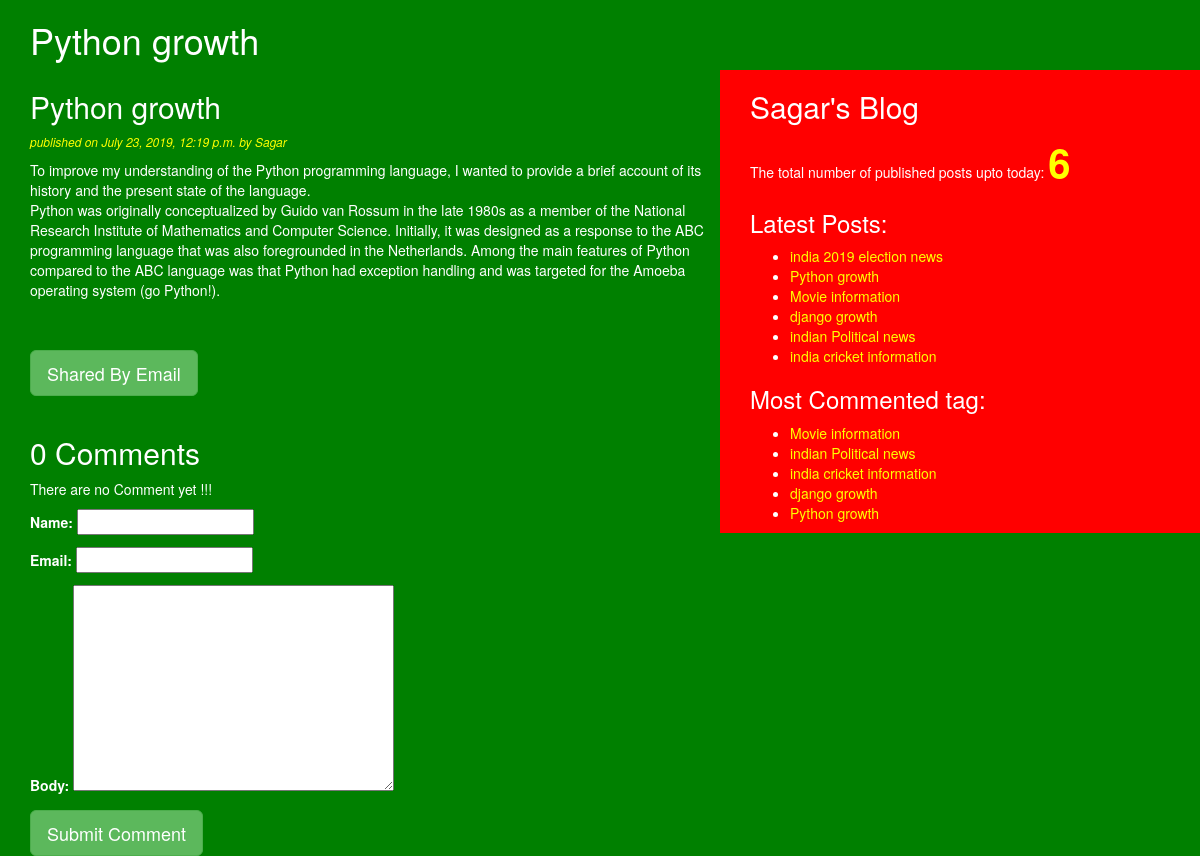
Screenshot of /2019/07/23/python-growth with the database file from the repository.
### blog/models.py (models this page shows, shortened)
class Post(models.Model):
    STATUS_CHOICES=(('draft',"Draft"),("published","Published"))
    title=models.CharField(max_length=256)
    slug=models.SlugField(max_length=264,unique_for_date="publish")
    author=models.ForeignKey(User,related_name="blog_posts",on_delete=models.CASCADE)
    body=models.TextField()
    publish=models.DateTimeField(default=timezone.now)
    created=models.DateTimeField(auto_now_add=True)
    updated=models.DateTimeField(auto_now=True)
    status=models.CharField(max_length=10,choices=STATUS_CHOICES,default="draft")
    objects=CustomManager()
    tags=TaggableManager()
    class Meta:
        ordering=("-publish",)
    def get_absolute_url(self):
        return reverse("post_detail",args=[self.publish.year,self.publish.strftime('%m'),self.publish.strftime('%d'),self.slug])

### blog/views.py (the view)
# urls.py: path('<int:year>/<str:month>/<int:day>/<str:post>', views.post_detail_view,name="post_detail"),
def post_detail_view(request,year,month,day,post):
    post= get_object_or_404(Post,slug=post,status="published",publish__year=year,publish__month=month,publish__day=day)
    comments=post.comments.filter(active=True)
    csubmit=False
    if request.method=="POST":
        form=CommentForm(request.POST)
        new_comment=form.save(commit=False)
        new_comment.post=post
        new_comment.save()
        csubmit=True
    else:
        form=CommentForm()
    return render(request,"blog/post_detail.html",{"post":post,'form':form,'csubmit':csubmit,'comments':comments})

### blog/forms.py
class CommentForm(forms.ModelForm):
    class Meta:
        model=Comment
        fields=('name','email','body')

### blog/models.py (called while the page is built)
    def get_queryset(self):
        return super().get_queryset().filter(status="published")

### blog/templatetags/blog_tags.py (called while the page is built)
@register.simple_tag(name="my_tag")
def total_posts():
    return Post.objects.count()

@register.inclusion_tag('blog/latest_post.html')
def show_latest_post(count=3):
    latest_post=Post.objects.order_by('-publish')[:count]
    return {'latest_post':latest_post}

@register.simple_tag
def get_most_commented_tag(count=5):
    return Post.objects.annotate(total_comment=Count('comments')).order_by('-total_comment')[:count]

### templates/blog/post_detail.html (shortened to what this page needs)
{%extends "blog/base.html" %}
  {%block title_block%}{{post.title}}{%endblock%}
      {%block content_body%}
        <h2>{{post.title}}</h2>
        <p id="date">published on {{post.publish}} by {{post.author|title}}</p>
        {{post.body|linebreaks}}
        <br><br>
        <a href="/share/{{post.id}}/" class="btn btn-lg btn-success">Shared By Email</a><br><br>
        {%with comments.count as comments_count%}
        <h2>{{comments_count}} Comment{{comments_count|pluralize}}</h2>
        {%endwith%}
        {%if comments%}
            {%for comment in comments %}
            <p id="ch">Comment {{forloop.counter}} by {{comment.name}} on {{comment.created}}</p>
            <div class="cb">
              {{comment.body|linebreaks}}
            </div>
            {%endfor%}
        {%else%}
          <p>There are no Comment yet !!!</p>
        {%endif%}
        {%if csubmit%}
            <h2>Your Comment added Successfully</h2>
        {%else%}
            <form  method="post">
              {{form.as_p}}
              <input type="submit" class="btn btn-lg btn-success" value="Submit Comment">
            </form>
          {%endif%}
      {%endblock%}

### templates/blog/base.html (shortened to what this page needs)
<!DOCTYPE html>
{%load blog_tags%}
{%load staticfiles%}
<html lang="en" dir="ltr">
  <head>
    <link rel="stylesheet" href="https://stackpath.bootstrapcdn.com/bootstrap/3.4.1/css/bootstrap.min.css"
>
    <link rel="stylesheet" href="{%static "css/blog.css" %}">
  </head>
  <body>
    <h1>{%block title_block%} {%endblock%}</h1>
    <div class="container">
      {%block content_body%}
      {%endblock%}
    </div>
    <div class="sidebar">
      <h2>Sagar's Blog</h2>
      <p >The total  number of published posts upto today: <span id="pcount">{%my_tag%}</span></p>
      <h3>Latest Posts:</h3>{%show_latest_post 100%}
      <h3>Most Commented tag:</h3>
      {%get_most_commented_tag as most_commented%}
      <ul>
        {%for post in most_commented %}
        <li><a href="{{post.get_absolute_url}}">{{post.title}}</a></li>
        {%endfor%}
      </ul>
    </div>
  </body>
</html>

### templates/blog/latest_post.html
<ul>
  {%for post in latest_post%}
  <li><a href="{{post.get_absolute_url}}">{{post.title}}</a></li>
  {%endfor%}
</ul>

### static/css/blog.css (style rules this page uses)
.container { width: 60%; height: 100%; float: left; padding-left: 30px; background-color: green; color: white; }
.sidebar { width: 40%; height: 100%; float: right; margin-top: 0px; background-color: red; color: white; padding-left: 30px; }
h1 { width: 60%; float: left; padding-left: 30px; background-color: green; color: white; }
body { background-color: green; }
#date { color: yellow; font-size: 12px; font-style: italic; }
a { color: yellow; }
input { color: black; }
textarea { color: black; }
#pcount { font-size: 40px; color: yellow; font-weight: bold;; }

### rows the page displays
Post: title "Python growth", publish "July 23, 2019, 12:19 p.m.", author "Sagar", body "To improve my understanding of the Python programming language, I wanted to provide a brief account of its history and the present state of the language. Python was originally conceptualized by Guido van Rossum in the late 1980s as a member of the National Research Institute of Mathematics and Computer Science. Initially, it was designed as a response to the ABC programming language that was also foregrounded in the Netherlands. Among the main features of Python compared to the ABC language was that Python had exception handling and was targeted for the Amoeba operating system (go Python!)."
Post: title "india 2019 election news"
Post: title "Movie information"
Post: title "django growth"
Post: title "indian Political news"
Post: title "india cricket information"

### other values shown
{{ comments_count }} "0"
